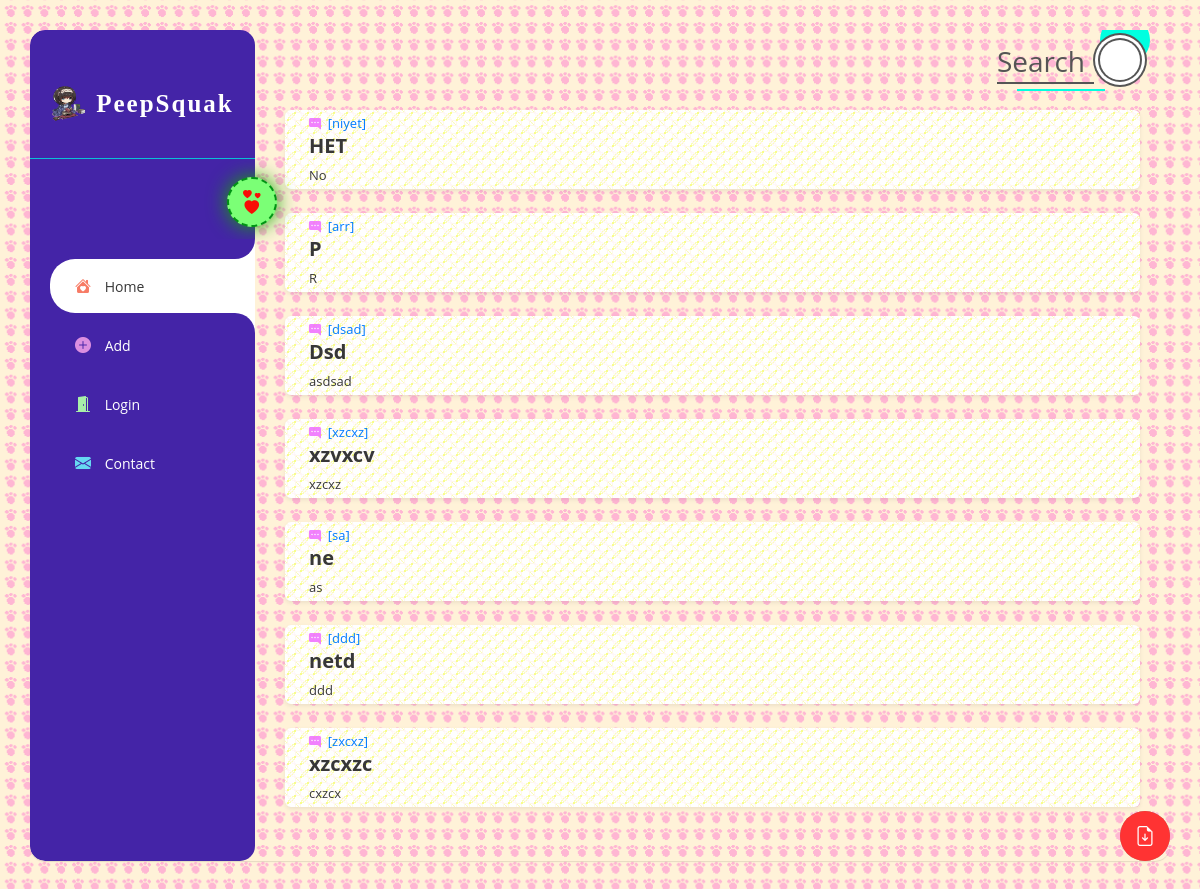
The page / on the database its author committed.
### core/models.py (models this page shows, shortened)
class words(models.Model):
    word = models.CharField(max_length=100)
    pronunciation = models.CharField(max_length=150, null=True, blank=True)
    meaning = models.CharField(max_length=200)
    desc = models.TextField(null=True, blank=True)
    added_by = models.ForeignKey(User, related_name="author", on_delete=models.CASCADE, null=True, blank=True)

### core/views.py (the view, shortened to what this page needs)
# urls.py: path('', views.index, name="index"),
def index(request):
    list_words = words.objects.all()
    return render(request, 'index.html', {'words' : list_words})

### template/index.html (shortened to what this page needs)
{% load static %}
<!DOCTYPE html>
<html lang="en">
    <head>
		<link href="https://cdn.jsdelivr.net/npm/bootstrap@4.3.1/dist/css/bootstrap.min.css" rel="stylesheet">
		<link rel="stylesheet" href="https://cdn.jsdelivr.net/npm/bootstrap-icons@1.9.1/font/bootstrap-icons.css">
		<link rel="stylesheet" href="{% static 'css/index.css' %}">
    </head>
    <body>
		<div class="wrapper"  >
			{% include 'base.html' %}
			<div class="main_container" >
				<div class="search_bar">
					<div class="search_wrapper">
						<h3>Search</h3>
						<div class="search">
							<form name="cse" action="" method="GET" id="searchbox_demo" class="searchform"  autocomplete="off">
							</form>
						</div>
					</div>
				</div>
				<div class="words_list" id="words_list">
					{% for word in words %}
						<div style="cursor: pointer;" class="bg-white  mb-4 order-list shadow-sm">
								<div class="gold-members pl-4" onclick="location.href='/word?word_no={{word.id}}';">
									<div class="media">
										<div class="media-body pt-1 pb-1">
											<span class=" text-primary fw-normal text-lowercase">
												<i style="font-size: 12px; color: #ef6bffd8;" class="bi bi-chat-right-dots-fill fa-1x"></i>
												&nbsp;[{{word.pronunciation}}]
											</span>
											<h5 class="text-black font-weight-bold">{{word.word}}</h5>
											<span class="text-gray"> {{word.meaning}} </span>
										</div>
									</div>
								</div>
						</div>
					{% endfor %}
				</div>
			</div>
		</div>
	</body>
</html>

### template/base.html (shortened to what this page needs)
{% load static %}
<div class="side_bar">
    <div class="side_bar_top">
      <div class="logo_wrap">
        <a href="/">
          <img src="{% static '/img/logo.png' %}" alt="logo">
          <span class="text" style="font-family: 'Dancing Script', cursive;font-size: 25px;">PeepSquak</span>
        </a>
      </div>
      <div class="side_bar_menu">
        <div class="menu">
          <i style="color: #ff0000f2;font-size: 24px;" class="bi bi-hearts"></i>
        </div>
      </div>
    </div>
    <div class="side_bar_bottom">
      <ul>
        <li id="home" >
          <span class="top_curve"></span>
          <a href="/">
            <span class="item"><span class="icon"><i style="color: rgba(245, 99, 73, 0.849);" class="bi bi-house-heart-fill"></i></span> Home</span>
          </a>
          <span class="bottom_curve"></span>
        </li>
        <li id="add">
          <a href="/add">
            <span class="item"><span class="icon"><i style="color: rgba(226, 148, 226, 0.959);" class="bi bi-plus-circle-fill"></i></span> Add</span>
          </a>
        </li>
        <li id="login">
          {% if request.user.is_authenticated %}
          <a href="/logout">
            <span class="item"><span class="icon"><i style="color: rgba(176, 255, 169, 0.932);" class="bi bi-door-closed-fill"></i></span> Logout</span>
          </a>
          {% else %}
          <a href="/login">
            <span class="item"><span class="icon"><i style="color: rgba(176, 255, 169, 0.932);" class="bi bi-door-open-fill"></i></span> Login</span>
          </a>
          {% endif %}
        </li>
        <li id="contact">
          <a href="/contact">
            <span class="item"> <span class="icon"><i style="color: rgba(105, 230, 247, 0.932);" class="bi bi-envelope-fill"></i></span> Contact</span>
          </a>
        </li>
      </ul>
    </div>
  </div>
  <div class="right-download-btn">
    <div class="download-btn-link" onclick="downloadPDFfile();">
      <i style="font-size: 20px;color: white;" class="bi bi-file-earmark-arrow-down"></i>
    </div>
  </div>

### rows shown on the page
words: pronunciation "niyet", word "HET", meaning "No"
words: pronunciation "arr", word "P", meaning "R"
words: pronunciation "dsad", word "Dsd", meaning "asdsad"
words: pronunciation "xzcxz", word "xzvxcv", meaning "xzcxz"
words: pronunciation "sa", word "ne", meaning "as"
words: pronunciation "ddd", word "netd", meaning "ddd"
words: pronunciation "zxcxz", word "xzcxzc", meaning "cxzcx"
